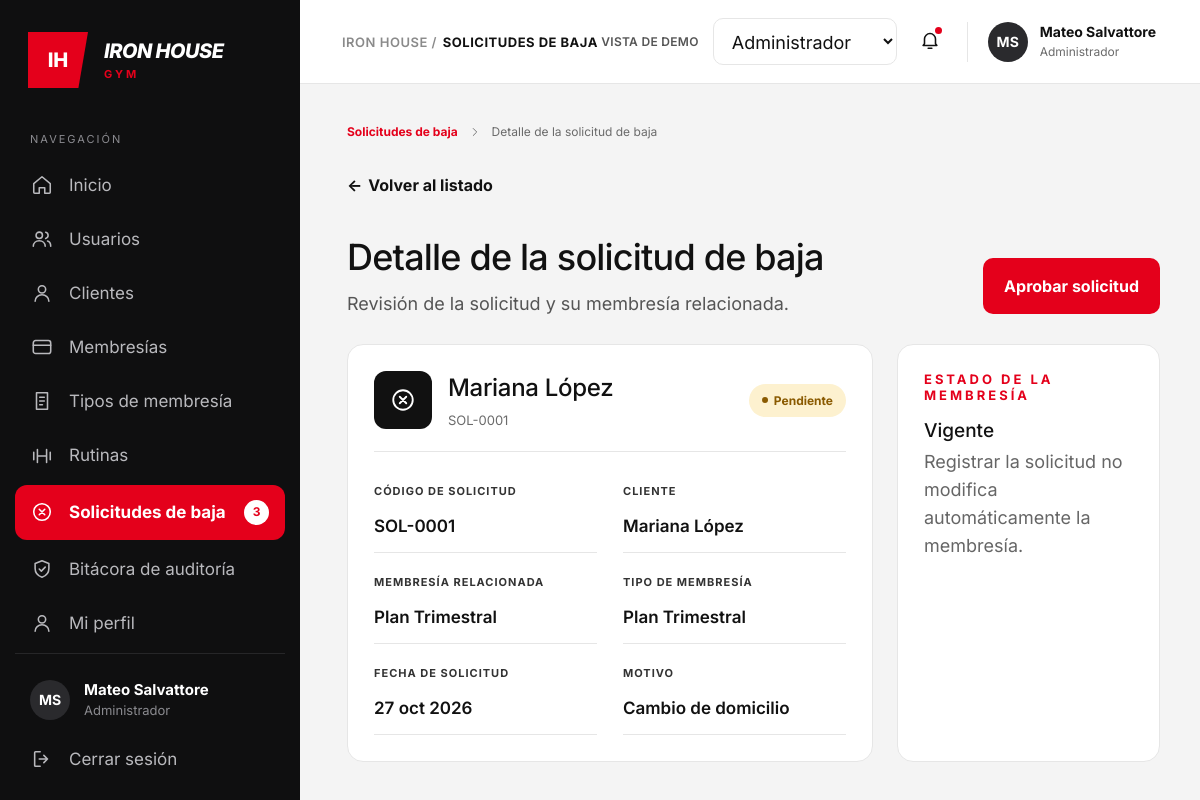
Screenshot of /admin/solicitud-ver.php?id=1 (signed in) with the database file from the repository.
### tables this page shows
CREATE TABLE `bajas_membresia` (
  `id_baja` int(11) NOT NULL,
  `id_suscripcion` int(11) NOT NULL,
  `fecha_baja` datetime DEFAULT current_timestamp(),
  `motivo` varchar(150) NOT NULL,
  `estado` enum('Pendiente','Dada de baja') DEFAULT 'Pendiente'
);

CREATE TABLE `membresias` (
  `id_membresia` int(11) NOT NULL,
  `nombre_plan` varchar(50) NOT NULL,
  `descripcion` text DEFAULT NULL,
  `duracion_dias` int(11) NOT NULL,
  `precio` decimal(10,2) NOT NULL,
  `estado` enum('Activo','Inactivo') NOT NULL DEFAULT 'Activo'
);

### admin/bajas_config.php (called while the page is built, shortened)
<?php
function codigoBaja(int $id): string
{
    return sprintf('SOL-%04d', $id);
}

### admin/solicitud-ver.php (the view, shortened to what this page needs)
<?php
require_once __DIR__ . '/helpers.php';
require_once __DIR__ . '/conexion.php';
require_once __DIR__ . '/bajas_config.php';
$rolSesion = $_SESSION['rol'] ?? '';
$puedeAprobar = ($rolSesion === 'Administrador');
$usuario = [
    'nombre' => $_SESSION['nombre_completo'] ?? 'Usuario',
    'rol'    => $rolSesion
];
$paginaActual = 'solicitudes';
$solicitudesBaja = 3;
$menu = [
    'inicio'      => ['Inicio', 'home', 'administrador_panel.php'],
    'usuarios'    => ['Usuarios', 'users', 'usuarios.php'],
    'clientes'    => ['Clientes', 'user', 'clientes.php'],
    'membresias'  => ['Membresías', 'card', 'membresias.php'],
    'tiposd'      => ['Tipos de membresía', 'doc', 'tipos.php'],
    'rutinas'     => ['Rutinas', 'dumbbell', 'rutinas.php'],
    'solicitudes' => ['Solicitudes de baja', 'x-circle', 'solicitudes.php'],
    'bitacora'    => ['Bitácora de auditoría', 'shield', 'bitacora.php'],
    'perfil'      => ['Mi perfil', 'user', 'perfil.php'],
];
$mesesCortos = [
    'ene', 'feb', 'mar', 'abr', 'may', 'jun',
    'jul', 'ago', 'sep', 'oct', 'nov', 'dic'
];
function fechaCorta(string $fecha, array $meses): string
{
    $d = new DateTimeImmutable($fecha);
    return $d->format('d') . ' '
        . $meses[(int)$d->format('n') - 1] . ' '
        . $d->format('Y');
}
$id = (int)($_GET['id'] ?? 0);
$s = null;
$errorDb = '';
try {
    if ($id > 0) {
        $sql = "SELECT "
             . "b." . BAJ_ID . " AS id, "
             . "DATE(b." . BAJ_FECHA . ") AS fecha, "
             . "b." . BAJ_MOTIVO . " AS motivo, "
             . "b." . BAJ_ESTADO . " AS estado, "
             . "CONCAT(c." . CLI_NOMBRE . ", ' ', c." . CLI_APELLIDO . ") AS cliente, "
             . "m." . PLAN_NOMBRE . " AS plan"
             . (BAJ_ID_USUARIO !== null
                 ? ", CONCAT(u." . U_NOMBRE . ", ' ', u." . U_APELLIDO . ") AS registro_nombre, u." . U_ROL . " AS registro_rol"
                 : "")
             . " FROM " . BAJ_TABLA . " b"
             . " INNER JOIN " . SUS_TABLA . " s ON b." . BAJ_ID_SUSCRIPCION . " = s." . SUS_ID
             . " INNER JOIN " . CLI_TABLA . " c ON s." . SUS_ID_CLIENTE . " = c." . CLI_ID
             . " INNER JOIN " . PLAN_TABLA . " m ON s." . SUS_ID_MEMBRESIA . " = m." . PLAN_ID
             . (BAJ_ID_USUARIO !== null ? " LEFT JOIN " . U_TABLA . " u ON u." . U_ID . " = b." . BAJ_ID_USUARIO : "")
             . " WHERE b." . BAJ_ID . " = ? LIMIT 1";
        $stmt = mysqli_prepare($cnx, $sql);
        mysqli_stmt_bind_param($stmt, 'i', $id);
        mysqli_stmt_execute($stmt);
        $s = mysqli_fetch_assoc(mysqli_stmt_get_result($stmt)) ?: null;
    }
} catch (Throwable $e) {
    error_log($e->getMessage());
    $errorDb = 'No se pudo cargar la información de la solicitud.';
}
if ($s !== null) {
    $codigo    = codigoBaja((int)$s['id']);
    $pendiente = $s['estado'] === BAJ_ESTADO_PENDIENTE;
    $clasePill = $pendiente ? 'pill-warn' : 'pill-bad';
    $estadoMembresia = $pendiente ? 'Vigente' : 'Dada de baja';
    $notaMembresia   = $pendiente
        ? 'Registrar la solicitud no modifica automáticamente la membresía.'
        : 'La membresía se dio de baja al aprobar la solicitud.';
}
?>
<!DOCTYPE html>
<html lang="es">
<head>
  <link rel="stylesheet" href="css/style.css">
  <link rel="stylesheet" href="css/usuarios.css">
  <link rel="stylesheet" href="css/solicitudes.css">
  <link rel="stylesheet" href="css/modal.css">
  <link rel="stylesheet" href="css/usuario_detalle.css">
  <link rel="stylesheet" href="css/bitacora_detalle.css">
  <link rel="stylesheet" href="css/membresia_detalle.css">
</head>
<body>
<div class="layout">
  <aside class="sidebar">
    <div class="brand">
      <div class="brand-mark">IH</div>
      <div class="brand-text">
        <span class="brand-name">IRON HOUSE</span>
        <span class="brand-sub">GYM</span>
      </div>
    </div>
    <p class="nav-title">Navegación</p>
    <nav class="nav">
      <?php foreach ($menu as $clave => [$texto, $ico, $url]): ?>
        <a href="<?= e($url) ?>" class="nav-item <?= $clave === $paginaActual ? 'is-active' : '' ?>">
          <?= icono($ico, 22) ?>
          <span><?= e($texto) ?></span>
          <?php if ($clave === 'solicitudes' && $solicitudesBaja > 0): ?>
            <span class="badge-count"><?= $solicitudesBaja ?></span>
          <?php endif; ?>
        </a>
      <?php endforeach; ?>
    </nav>
    <div class="sidebar-footer">
      <div class="sidebar-user">
        <span class="avatar avatar-dark"><?= e(iniciales($usuario['nombre'])) ?></span>
        <div>
          <strong><?= e($usuario['nombre']) ?></strong>
          <small><?= e($usuario['rol']) ?></small>
        </div>
      </div>
      <a href="logout.php" class="nav-item" data-abrir-modal="modal-cerrar-sesion">
        <?= icono('logout', 22) ?><span>Cerrar sesión</span>
      </a>
    </div>
  </aside>
  <div class="main">
    <header class="topbar">
      <div class="breadcrumb"><span>IRON HOUSE /</span> <b>SOLICITUDES DE BAJA</b></div>
      <div class="topbar-right">
        <span class="demo-label">VISTA DE DEMO</span>
        <select class="role-select" aria-label="Rol de la vista de demo" onchange="redirigir(this)">
          <option value="administrador_panel.php" selected>Administrador</option>
        </select>
        <button class="bell" aria-label="Notificaciones">
          <?= icono('bell', 22) ?><i class="bell-dot"></i>
        </button>
        <div class="user-chip">
          <span class="avatar avatar-dark"><?= e(iniciales($usuario['nombre'])) ?></span>
          <div>
            <strong><?= e($usuario['nombre']) ?></strong>
            <small><?= e($usuario['rol']) ?></small>
          </div>
        </div>
      </div>
    </header>
    <main class="content detail">
      <nav class="crumbs" aria-label="Ruta de navegación">
        <a href="solicitudes.php">Solicitudes de baja</a>
        <?= icono('chevron', 14) ?>
        <span>Detalle de la solicitud de baja</span>
      </nav>
      <a href="solicitudes.php" class="back-link"><span aria-hidden="true">←</span> Volver al listado</a>
      <?php if ($errorDb !== ''): ?>
        <p class="page-alert page-alert-error" role="alert"><?= e($errorDb) ?></p>
      <?php elseif ($s === null): ?>
        <h1>Solicitud no encontrada</h1>
        <p class="lead">La solicitud que buscas no existe. <a href="solicitudes.php" class="link-red">Volver al listado</a></p>
      <?php else: ?>
        <div class="detail-head">
          <div>
            <h1>Detalle de la solicitud de baja</h1>
            <p class="lead lead-tight">Revisión de la solicitud y su membresía relacionada.</p>
          </div>
          <?php if ($pendiente && $puedeAprobar): ?>
            <div class="detail-actions">
              <form method="post" action="solicitud-accion.php">
                <button name="accion" value="aprobar" class="btn btn-red"
                        onclick="return confirm('¿Aprobar la solicitud de baja de <?= e((string)$s['cliente']) ?>?')">
                  Aprobar solicitud
                </button>
              </form>
            </div>
          <?php endif; ?>
        </div>
        <div class="detail-grid">
          <section class="panel audit-card">
            <div class="audit-head">
              <span class="audit-icon" aria-hidden="true"><?= icono('x-circle', 26) ?></span>
              <div class="audit-title">
                <h2><?= e((string)$s['cliente']) ?></h2>
                <small><?= e($codigo) ?></small>
              </div>
              <span class="pill <?= $clasePill ?>">
                <i></i><?= e((string)$s['estado']) ?>
              </span>
            </div>
            <dl class="data-grid">
              <div><dt>Código de solicitud</dt><dd><?= e($codigo) ?></dd></div>
              <div><dt>Cliente</dt><dd><?= e((string)$s['cliente']) ?></dd></div>
              <div><dt>Membresía relacionada</dt><dd><?= e((string)$s['plan']) ?></dd></div>
              <div><dt>Tipo de membresía</dt><dd><?= e((string)$s['plan']) ?></dd></div>
              <div><dt><?= $pendiente ? 'Fecha de solicitud' : 'Fecha de baja' ?></dt><dd><?= $s['fecha'] ? e(fechaCorta((string)$s['fecha'], $mesesCortos)) : '—' ?></dd></div>
              <div><dt>Motivo</dt><dd><?= e((string)$s['motivo']) ?></dd></div>
            </dl>
          </section>
          <aside class="panel card-related">
            <p class="perms-eyebrow">ESTADO DE LA MEMBRESÍA</p>
            <h2 class="rel-title"><?= e($estadoMembresia) ?></h2>
            <p class="rel-text"><?= e($notaMembresia) ?></p>
          </aside>
        </div>
      <?php endif; ?>
    </main>
  </div>
</div>
</body>
</html>

### admin/css/usuarios.css (style rules this page uses)
.pill { padding: 9px 13px; font-size: 12px; }

### admin/css/usuario_detalle.css (style rules this page uses)
.detail { padding-top: 40px; }
.crumbs { display: flex; align-items: center; gap: 10px; font-size: 12px; color: var(--muted, #6b6b6b); margin-bottom: 36px; }
.crumbs a { color: var(--red, #e4001b); font-weight: 700; }
.back-link { display: inline-flex; align-items: center; gap: 6px; font-size: 16px; font-weight: 700; margin-bottom: 40px; }
.detail h1 { font-size: 36px; font-weight: 500; letter-spacing: -.8px; margin: 0 0 14px; }
.detail .lead { font-size: 18px; color: #555; }
.detail-head { display: flex; justify-content: space-between; align-items: flex-end; gap: 24px; margin-bottom: 30px; flex-wrap: wrap; }
.detail-actions { display: flex; gap: 12px; align-items: center; }
.detail-actions form { display: flex; }
.detail-actions .btn { padding: 19px 20px; font-size: 16px; }
.detail-grid { display: grid; grid-template-columns: 2fr 1fr; gap: 24px; align-items: stretch; }
.data-grid { display: grid; grid-template-columns: 1fr 1fr; column-gap: 28px; margin-top: 22px; }
.data-grid > div { padding: 24px 0 16px; border-bottom: 1px solid var(--line, #e6e6e6); }
.data-grid dt { font-size: 11px; font-weight: 700; letter-spacing: 1px; text-transform: uppercase; color: #333; margin-bottom: 18px; }
.data-grid dd { font-size: 17px; font-weight: 600; overflow-wrap: anywhere; }
.perms-eyebrow { font-size: 13px; font-weight: 700; letter-spacing: 3px; color: var(--red, #e4001b); }

### admin/css/bitacora_detalle.css (style rules this page uses)
.audit-card { padding: 26px 26px 26px; }
.audit-head { display: flex; align-items: center; gap: 16px; padding-bottom: 22px; border-bottom: 1px solid var(--line, #e6e6e6); }
.audit-icon { width: 58px; height: 58px; border-radius: 12px; background: #111; color: #fff; flex: none; display: grid; place-items: center; }
.audit-title { flex: 1; min-width: 0; }
.audit-title h2 { font-size: 24px; font-weight: 500; letter-spacing: -.3px; }
.audit-title small { display: block; font-size: 13px; color: var(--muted, #6b6b6b); margin-top: 10px; }
.audit-head .pill { padding: 9px 13px; font-size: 12px; }
.audit-card .data-grid { column-gap: 26px; margin-top: 10px; }
.audit-card .data-grid > div { padding: 22px 0 16px; }

### admin/css/membresia_detalle.css (style rules this page uses)
.pill-warn { background: #fdf1cf; color: #8a5a00; }
.card-related { padding: 26px 26px 28px; }
.rel-title { font-size: 19px; font-weight: 500; margin-top: 16px; }
.rel-text { font-size: 18px; color: #666; line-height: 1.55; margin-top: 6px; }

### rows the page displays
bajas_membresia: id_baja "SOL-0001", estado "Pendiente", membresias.nombre_plan "Plan Trimestral", motivo "Cambio de domicilio", estado "Vigente", estado "Registrar la solicitud no modifica automáticamente la membresía."

### other values shown
$texto "Inicio"
$texto "Usuarios"
$texto "Clientes"
$texto "Membresías"
$texto "Tipos de membresía"
$texto "Rutinas"
$texto "Solicitudes de baja"
$texto "Bitácora de auditoría"
$texto "Mi perfil"
iniciales($usuario['nombre']) "MS"
$usuario['nombre'] "Mateo Salvattore"
$usuario['rol'] "Administrador"
$s['cliente'] "Mariana López"
fechaCorta((string)$s['fecha'], $mesesCortos) "27 oct 2026"
